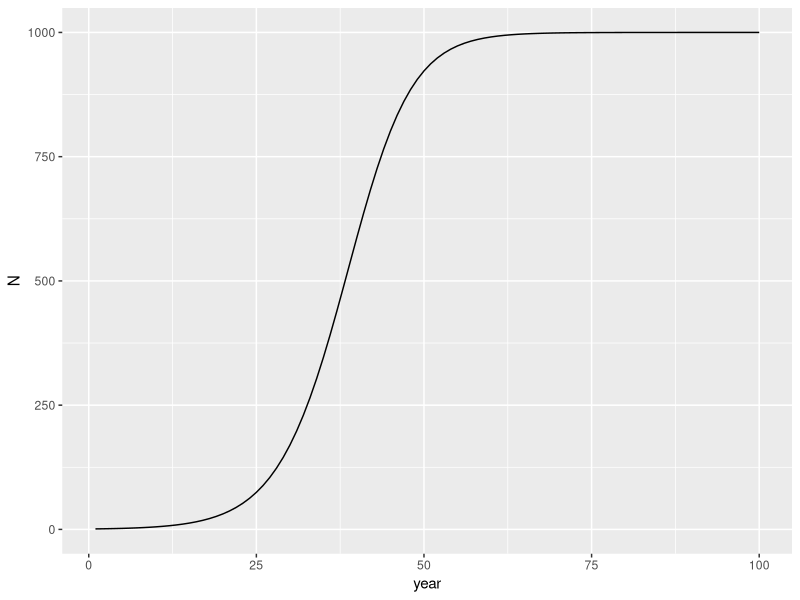
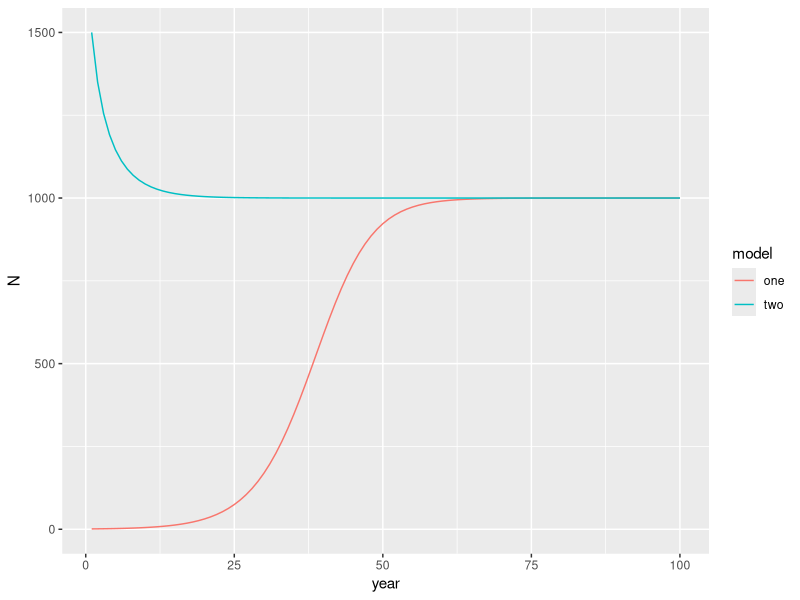
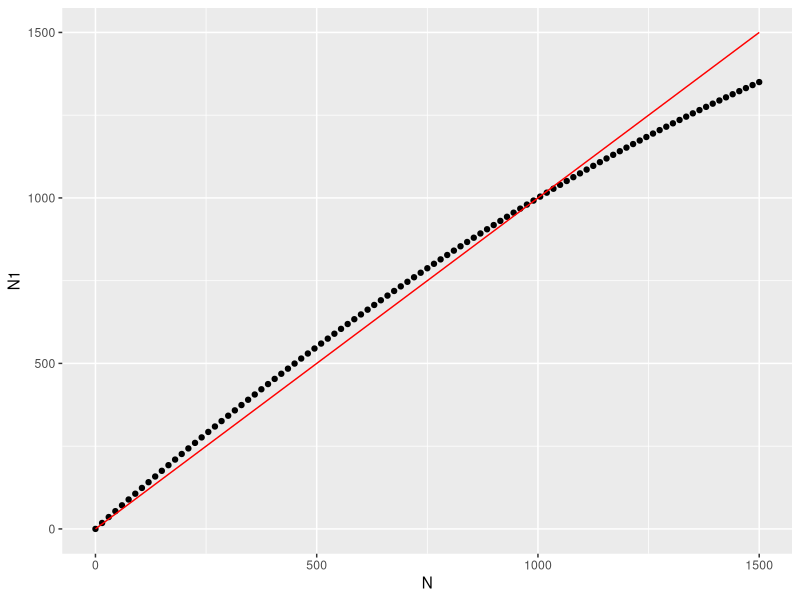

Write R code to recreate these figures, in order. (Note: this script raises an error after producing the figures.)
## ---- chunk 1
logistic_growth <- function(r, K, N, t){  #create a function with the input values
   z =  NA                                #define a vector for holding the calculated values
   z[1] = N                               # define the starting value
   for(i in 1:(t-1)){                     #run iterations to one less than the total time (you've provided the first value)
      z[i+1] = z[i]+ r * z[i] * (1-z[i]/K)#logistic growth model
   }
   df <- data.frame(year = 1:t, N = z, K = factor(K), r = factor(r))   #create a dataframe for holding the values
}
## ---- chunk 2
dat <- logistic_growth(0.2, 1000, 1, 100) 
## ---- chunk 3
library(ggplot2)
ggplot(dat, aes(year, N))+geom_line()
## ---- chunk 4
dat1 <- logistic_growth(0.2, 1000, 1500, 100) #give the model run a different name to be able to compare the results
## ---- chunk 5
library(plyr)
library(dplyr)
dat %>% 
   mutate(model = 'one') -> dat

dat1 %>% 
      mutate(model = 'two') -> dat1

dat2 <- rbind(dat,dat1)

ggplot(dat2, aes(year, N, color=model))+geom_line()
## ---- chunk 6
dat3 <- data.frame(N = seq(0,1500,by=15), r = 0.2, K = 1000) #create a data.frame of abundance in increments of 15
dat3 %>%
mutate(N1 = N + r * N * (1-N/K)) %>% 
ggplot(., aes(N, N1))+geom_point()+geom_line(aes(N,N), color='red')
## ---- chunk 7
k100 <- logistic_growth(0.2, 100, 1, 100)
k500 <- logistic_growth(0.2, 500, 1, 100)
k1000 <- logistic_growth(0.2, 1000, 1, 100)
k1500 <- logistic_growth(0.2, 1500, 1, 100)
k2000 <- logistic_growth(0.2, 2000, 1, 100)
k5000 <- logistic_growth(0.2, 5000, 1, 100)

rbind_all(list(k100 ,k500, k1000, k1500, k2000, k5000)) %>% 
      ggplot(., aes(year, N, color=K))+geom_line()
## ---- chunk 8
r20 <- logistic_growth(0.2, 1000, 1, 100)
r40 <- logistic_growth(0.4, 1000, 1, 100)

r2040 <- rbind(r20, r40) 

r2040 %>% 
   ggplot(aes(year, N, color=r))+geom_line()
## ---- chunk 9
dat4 <- data.frame(N = seq(0,1500,by=15), r2 = 0.2, r4 = 0.4, K= 1000) #create a data.frame of abundance in increments of 15

dat4 %>%
mutate(N2 = N + r2 * N * (1-N/K),
       N4 = N + r4 * N * (1-N/K)) %>% 
ggplot(., aes(N, N2))+geom_line()+geom_line(aes(N,N), color='red', lty = 4)+
   geom_line(aes(N, N4), color='blue')
## ---- chunk 10
dat5 <- data.frame(N = seq(0,1500,by=15), r2 = 0.2, r4 = 0.4, r10 = 1, K= 1000) #create a data.frame of abundance in increments of 15

dat5 %>%
mutate(N2 = N + r2 * N * (1-N/K),
       N4 = N + r4 * N * (1-N/K),
       N10 =N + r10 * N * (1-N/K) ) %>% 
ggplot(., aes(N, N2))+geom_line()+geom_line(aes(N,N), color='red', lty = 4)+
   geom_line(aes(N, N4), color='blue')+
   geom_line(aes(N, N10), color='green')
## ---- chunk 11
r100 <- logistic_growth(1, 1000, 1, 100)

r20401 <- rbind(r2040, r100) 

r20401 %>% 
   ggplot(aes(year, N, color=r))+geom_line()
## ---- chunk 12
dat6 <- data.frame(N = seq(0,1500,by=15), r2 = 0.2, r4 = 0.4, r10 = 1,r20 = 2, K= 1000) #create a data.frame of abundance in increments of 15

dat6 %>%
mutate(N2 = N + r2 * N * (1-N/K),
       N4 = N + r4 * N * (1-N/K),
       N10 =N + r10 * N * (1-N/K), 
       N20 = N + r20 * N * (1-N/K)) %>% 
ggplot(., aes(N, N2))+geom_line()+geom_line(aes(N,N), color='red', lty = 4)+
   geom_line(aes(N, N4), color='blue')+
   geom_line(aes(N, N10), color='green')+
   geom_line(aes(N, N20), color='orange')
             
r200 <- logistic_growth(2, 1000, 1, 100)
r20402 <- rbind(r20401, r200) 
r20402 %>% 
   ggplot(aes(year, N, color=r))+geom_line()
## ---- chunk 13
r20402 %>% 
   ggplot(aes(year, N, color=r))+geom_line()+xlim(0, 20)
## ---- chunk 14
dat7 <- data.frame(N = seq(0,1500,by=15), r2 = 0.2, r4 = 0.4, r10 = 1,r20 = 2, r21 = 2.1, r25 = 2.5, K= 1000) 

dat7 %>%
mutate(N2 = N + r2 * N * (1-N/K),
       N4 = N + r4 * N * (1-N/K),
       N10 =N + r10 * N * (1-N/K), 
       N20 = N + r20 * N * (1-N/K),
       N21 = N + r21 * N * (1-N/K),
       N25 = N + r25 * N * (1-N/K)) %>% 
ggplot(., aes(N, N2))+geom_line()+geom_line(aes(N,N), color='red', lty = 4)+
   geom_line(aes(N, N4), color='blue')+
   geom_line(aes(N, N10), color='green')+
   geom_line(aes(N, N20), color='orange')+
   geom_line(aes(N, N21), color='yellow')+
   geom_line(aes(N, N25), color=6)
             
r210 <- logistic_growth(2.1, 1000, 1, 100)
r250 <- logistic_growth(2.5, 1000, 1, 100)

r204025 <- rbind_all(list(r20402, r210, r250)) 
r204025 %>% 
   ggplot(aes(year, N, color=r))+geom_line()
## ---- chunk 15
newd <- data.frame(r = seq(1.8,3, by=0.05), K = 1000, N = 1, t = 100)
## ---- chunk 16
stored_array <- sapply(1:nrow(newd), function(i) logistic_growth(newd[i,1], newd[i,2],newd[i,3],newd[i,4]) )
## ---- chunk 17
a <- data.frame(stored_array[,1])

for(i in 2:nrow(newd)){
a <- rbind(a,data.frame(stored_array[,i]))
}
## ---- chunk 18
a %>% 
   filter(year>89) %>% 
   ggplot(aes(r, N, color = factor(r)))+geom_point()
